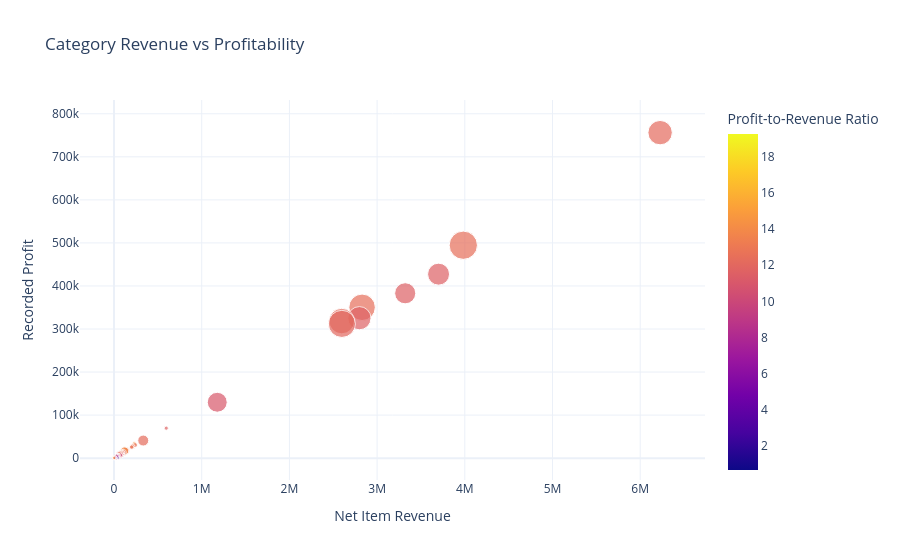

The code cell stored with this chart in its notebook:
### Code cell
fig = px.scatter(
    category_performance,
    x="Net_Revenue",
    y="Profit",
    size="Orders",
    color="Profit Margin (%)",
    hover_name="Category Name",
    title="Category Revenue vs Profitability",
    labels={
        "Net_Revenue": "Net Item Revenue",
        "Profit": "Recorded Profit",
        "Profit Margin (%)": "Profit-to-Revenue Ratio"
    }
)

fig.update_layout(template="plotly_white")
fig.show()

### Figure 1 — Plotly figure (JSON) as saved in the notebook; plotly's stock layout.template omitted (floating-point values rounded to 4 significant figures)
{"data": [{"hovertemplate": "<b>%{hovertext}</b><br><br>Net Item Revenue=%{x}<br>Recorded Profit=%{y}<br>Orders=%{marker.size}<br>Profit-to-Revenue Ratio=%{marker.color}<extra></extra>", "hovertext": ["Fishing", "Cleats", "Camping & Hiking", "Cardio Equipment", "Women's Apparel", "Water Sports", "Indoor/Outdoor Games", "Men's Footwear", "Shop By Sport", "Computers", "Electronics", "Garden", "Cameras ", "Children's Clothing", "Crafts", "Women's Clothing", "Girls' Apparel", "Accessories", "Music", "Consumer Electronics", "Golf Gloves", "Baseball & Softball", "Sporting Goods", "Golf Shoes", "Health and Beauty", "Kids' Golf Clubs", "Boxing & MMA", "Golf Balls", "Trade-In", "DVDs", "Hunting & Shooting", "Tennis & Racquet", "Men's Golf Clubs", "Hockey", "Fitness Accessories", "Women's Golf Clubs", "Lacrosse", "Soccer", "Pet Supplies", "Golf Apparel", "Video Games", "Men's Clothing", "Basketball", "Golf Bags & Carts", "Baby ", "Toys", "Books ", "As Seen on  TV!", "CDs ", "Strength Training"], "legendgroup": "", "marker": {"color": [12.14, 12.42, 11.55, 11.54, 12.39, 11.62, 12.26, 12.0, 11.03, 11.7, 12.27, 14.43, 12.59, 12.99, 12.72, 15.16, 12.69, 13.9, 14.2, 13.5, 12.38, 15.13, 11.92, 12.86, 9.956, 10.11, 11.33, 12.03, 12.84, 9.332, 11.75, 14.34, 13.02, 12.37, 16.56, 12.58, 12.32, 16.32, 9.618, 11.12, 9.083, 5.096, 7.471, 19.25, 13.92, 16.42, 7.812, 3.858, 13.96, 0.6808], "coloraxis": "coloraxis", "size": [15164, 20386, 12299, 11355, 17869, 13758, 16623, 18783, 10136, 442, 3061, 484, 592, 652, 484, 650, 1191, 1753, 434, 431, 1064, 628, 357, 523, 362, 373, 421, 1444, 964, 483, 436, 327, 280, 609, 307, 181, 341, 136, 492, 440, 838, 208, 64, 61, 207, 529, 405, 68, 271, 111], "sizemode": "area", "sizeref": 50.97, "symbol": "circle"}, "mode": "markers", "name": "", "orientation": "v", "showlegend": false, "type": "scatter", "x": [6227000.0, 3983000.0, 3701000.0, 3320000.0, 2829000.0, 2798000.0, 2596000.0, 2598000.0, 1177000.0, 595400.0, 333300.0, 231800.0, 240500.0, 209300.0, 200700.0, 126000.0, 136200.0, 119700.0, 101700.0, 97940.0, 104800.0, 84370.0, 105100.0, 96510.0, 95360.0, 89470.0, 76290.0, 69340.0, 61670.0, 71320.0, 50880.0, 40080.0, 42380.0, 43620.0, 31750.0, 39980.0, 35420.0, 23910.0, 37320.0, 31450.0, 29920.0, 39370.0, 24710.0, 9404.0, 10960.0, 5486.0, 11300.0, 18520.0, 2750.0, 48810.0], "xaxis": "x", "y": [756200.0, 494600.0, 427500.0, 383000.0, 350400.0, 325100.0, 318500.0, 311900.0, 129800.0, 69660.0, 40890.0, 33440.0, 30290.0, 27180.0, 25530.0, 19100.0, 17290.0, 16640.0, 14440.0, 13220.0, 12980.0, 12760.0, 12520.0, 12410.0, 9494.0, 9046.0, 8641.0, 8343.0, 7915.0, 6655.0, 5980.0, 5748.0, 5518.0, 5397.0, 5258.0, 5029.0, 4364.0, 3902.0, 3589.0, 3496.0, 2718.0, 2006.0, 1846.0, 1810.0, 1525.0, 900.7, 883.0, 714.4, 383.8, 332.3], "yaxis": "y"}], "layout": {"coloraxis": {"colorbar": {"title": {"text": "Profit-to-Revenue Ratio"}}, "colorscale": [[0, "#0d0887"], [0.1111, "#46039f"], [0.2222, "#7201a8"], [0.3333, "#9c179e"], [0.4444, "#bd3786"], [0.5556, "#d8576b"], [0.6667, "#ed7953"], [0.7778, "#fb9f3a"], [0.8889, "#fdca26"], [1, "#f0f921"]]}, "legend": {"itemsizing": "constant", "tracegroupgap": 0}, "title": {"text": "Category Revenue vs Profitability"}, "xaxis": {"anchor": "y", "domain": [0, 1], "title": {"text": "Net Item Revenue"}}, "yaxis": {"anchor": "x", "domain": [0, 1], "title": {"text": "Recorded Profit"}}}}
